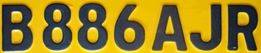
#> input picture 1.jpg, 261 x 53 px
$ python d_s.py   (older library calls are emulated)
#> lines starting #> are read from the running program, lines starting #| are printed output that depends on the picture; after the words box and inside, x2 and y2 are one past the last pixel; in counts of white or black regions, pixels touching at a corner belong together

import sys
import numpy as np
import cv2
import os

MIN_CONTOUR_AREA = 500

RESIZED_IMAGE_WIDTH = 20
RESIZED_IMAGE_HEIGHT = 30


def main():
    imgTrainingNumbers = cv2.imread("1.jpg")
#> imgTrainingNumbers is the input picture: shape (53, 261, 3); mean B, G, R 39.8, 126.2, 147.9

    if imgTrainingNumbers is None:
        print("error: image not read from file \n\n")
        os.system("pause")
        return

    imgGray = cv2.cvtColor(imgTrainingNumbers, cv2.COLOR_BGR2GRAY)
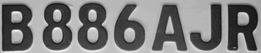
#> imgGray: shape (53, 261); min 12, max 249, mean 122.9
    imgBlurred = cv2.GaussianBlur(imgGray, (5,5), 0)
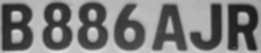
#> imgBlurred: shape (53, 261); min 25, max 225, mean 122.8
    imgThresh = cv2.adaptiveThreshold(imgBlurred,
                                      255,
                                      cv2.ADAPTIVE_THRESH_GAUSSIAN_C,
                                      cv2.THRESH_BINARY_INV,
                                      11,
                                      2)
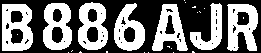
#> imgThresh: shape (53, 261); 45.7% white; 25 white regions (18 under 20 px)

    cv2.imshow("imgThresh", imgThresh)
    imgThreshCopy = imgThresh.copy()
    imgContours, npaContours, npaHierarchy = cv2.findContours(imgThreshCopy,
                                                 cv2.RETR_EXTERNAL,
                                                 cv2.CHAIN_APPROX_SIMPLE)
#> npaContours = 23 contours, 16 with area under 20; largest, box (x1, y1, x2, y2) and area: (2, 4, 33, 51) 1277, (78, 2, 108, 50) 1116, (43, 3, 72, 50) 1093, (227, 4, 258, 51) 1068, (152, 4, 188, 51) 950, (114, 3, 145, 51) 938, (190, 3, 222, 50) 635; npaHierarchy = 23 rows, first 6: [1, -1, -1, -1], [2, 0, -1, -1], [3, 1, -1, -1], [4, 2, -1, -1], [5, 3, -1, -1], [6, 4, -1, -1]


    npaFlattenedImages =  np.empty((0, RESIZED_IMAGE_WIDTH * RESIZED_IMAGE_HEIGHT))

    intClassifications = []


    intValidChars = [ord('0'), ord('1'), ord('2'), ord('3'), ord('4'), ord('5'), ord('6'), ord('7'), ord('8'), ord('9'),
                     ord('A'), ord('B'), ord('C'), ord('D'), ord('E'), ord('F'), ord('G'), ord('H'), ord('I'), ord('J'),
                     ord('K'), ord('L'), ord('M'), ord('N'), ord('O'), ord('P'), ord('Q'), ord('R'), ord('S'), ord('T'),
                     ord('U'), ord('V'), ord('W'), ord('X'), ord('Y'), ord('Z')]

    for npaContour in npaContours:
        if cv2.contourArea(npaContour) > MIN_CONTOUR_AREA:
            [intX, intY, intW, intH] = cv2.boundingRect(npaContour)


            cv2.rectangle(imgTrainingNumbers,
                          (intX, intY),
                          (intX+intW,intY+intH),
                          (0, 0, 255),
                          2)

            imgROI = imgThresh[intY:intY+intH, intX:intX+intW]
            imgROIResized = cv2.resize(imgROI, (RESIZED_IMAGE_WIDTH, RESIZED_IMAGE_HEIGHT))

            cv2.imshow("imgROI", imgROI)
            cv2.imshow("imgROIResized", imgROIResized)
            cv2.imshow("training_numbers.png", imgTrainingNumbers)

            intChar = cv2.waitKey(0)

            if intChar == 27:
                sys.exit()
            elif intChar in intValidChars:

                intClassifications.append(intChar)

                npaFlattenedImage = imgROIResized.reshape((1, RESIZED_IMAGE_WIDTH * RESIZED_IMAGE_HEIGHT))
                npaFlattenedImages = np.append(npaFlattenedImages, npaFlattenedImage, 0)
#> this loop made 16 passes; (key Q is pressed on pass 15)
#> (intX, intY, intW, intH) on passes 15 to 16: (227, 4, 31, 47), (152, 4, 36, 47)
#> npaContour on passes 1 to 6: [[173, 52]], [[148, 52]], [[144, 52]], [[68, 52]], [[192, 51], [192, 52], [194, 52], [193, 51]], [[106, 51], [106, 52], [107, 52], [107, 51]]
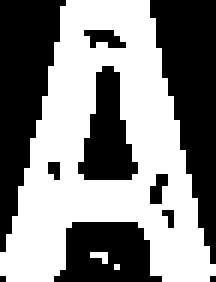
#> imgROI: shape (47, 36) (shown 6 times larger); 52.4% white; 10 black regions (6 under 20 px), largest, box (x1, y1, x2, y2) and area: (25, 0, 36, 44) 270, (0, 0, 11, 42) 254, (9, 37, 27, 47) 135, (13, 11, 23, 30) 112
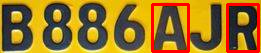
#> imgTrainingNumbers: shape (53, 261, 3); 6.93% of pixels changed, all inside (x1, y1, x2, y2) = (151, 3, 260, 53)
#> after the loop, intClassifications = [81]


    fltClassifications = np.array(intClassifications, np.float32)

    npaClassifications = fltClassifications.reshape((fltClassifications.size, 1))

    print("\n\ntraining complete !!\n")
    with open("classifications.txt","a") as file:
        np.savetxt("classifications.txt", npaClassifications)
    with open("flattened_images.txt","a") as file:
        np.savetxt("flattened_images.txt", npaFlattenedImages)


    return


if __name__ == "__main__":
    main()
#> (the program exits here)

$ run again, with 100.jpg copied over 1.jpg
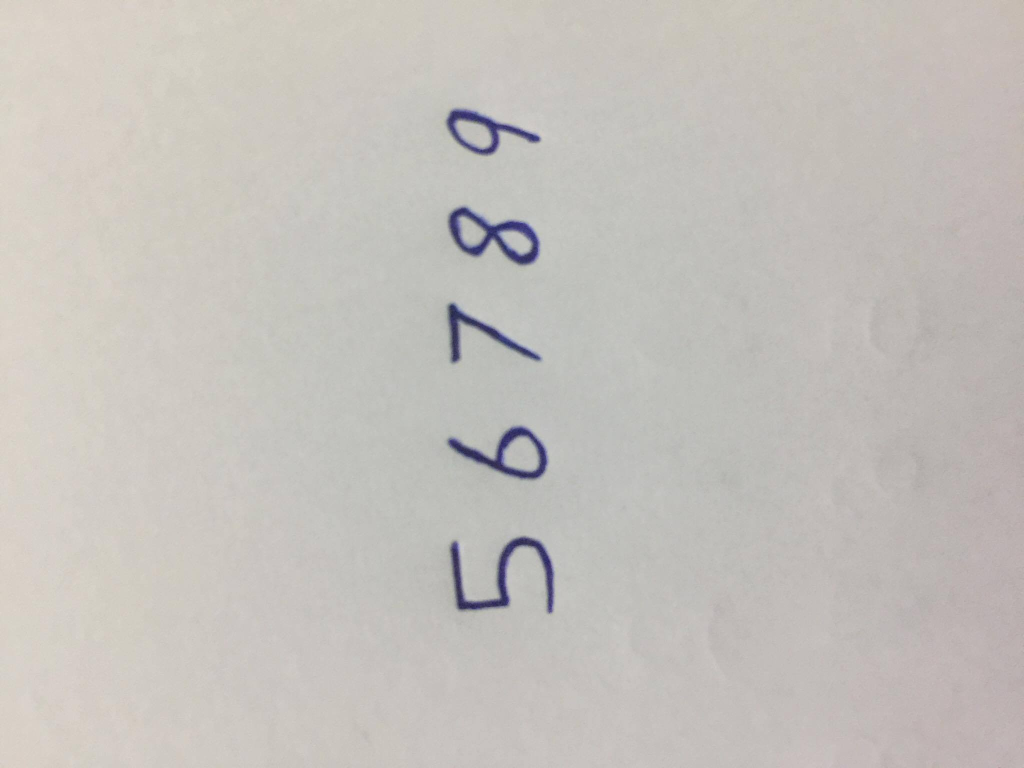
#> input picture 100.jpg, 2048 x 1536 px (shown at 1/2 size)
#> in main, imgTrainingNumbers is the input picture: shape (1536, 2048, 3); mean B, G, R 188, 192.5, 196.5
#> in main, `imgThresh = cv2.adaptiveThreshold(imgBlurred, 255, cv2.ADAPTIVE_THRESH..`:
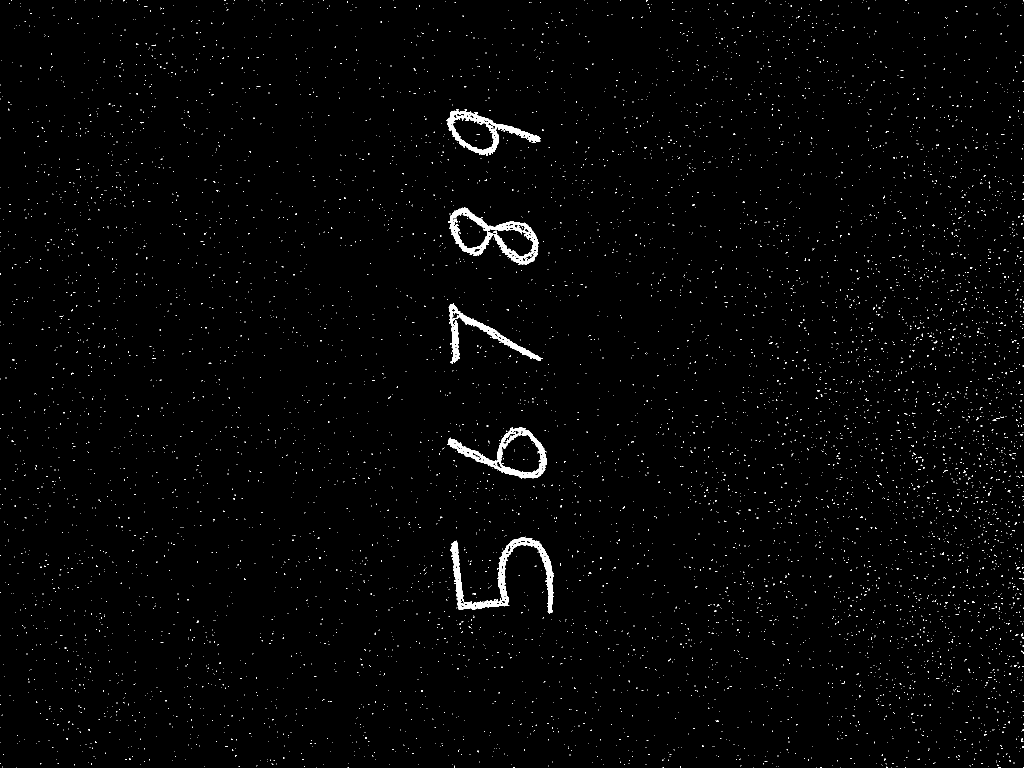
#> imgThresh: shape (1536, 2048) (shown at 1/2 size); 1.3% white; 7503 white regions (7497 under 20 px)
#> npaContours = 7477 contours, 7472 with area under 20; largest, box (x1, y1, x2, y2) and area: (896, 415, 1078, 530) 10871, (895, 854, 1094, 957) 9033, (893, 219, 1082, 312) 7086, (900, 1074, 1108, 1227) 6016, (897, 606, 1085, 727) 3312
#> the loop in main, `for npaContour in npaContours:` made 3647 passes; (key Q is pressed on pass 2403)
#> (intX, intY, intW, intH) on passes 2403, 3647: (900, 1074, 208, 153), (895, 854, 199, 103)
#> after the loop in main, `for npaContour in npaContours:`:
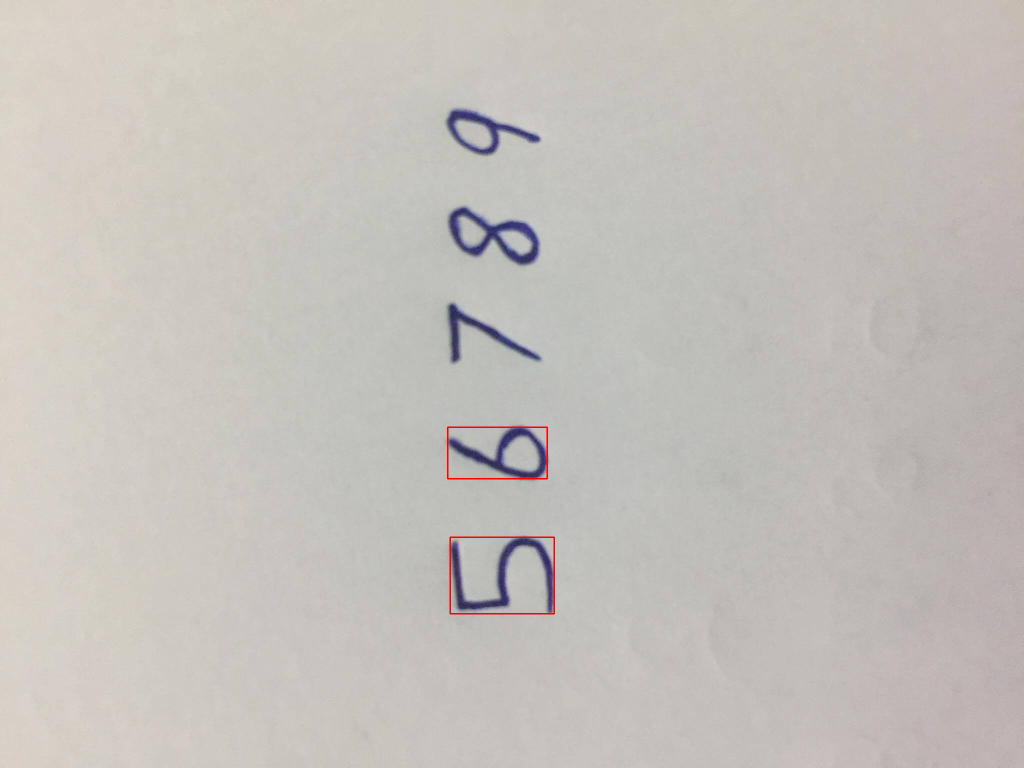
#> imgTrainingNumbers: shape (1536, 2048, 3) (shown at 1/2 size); 0.13% of pixels changed, all inside (x1, y1, x2, y2) = (894, 853, 1110, 1229)
#> after the loop in main, `for npaContour in npaContours:`: intClassifications = [81]

$ run again, with 101.jpg copied over 1.jpg
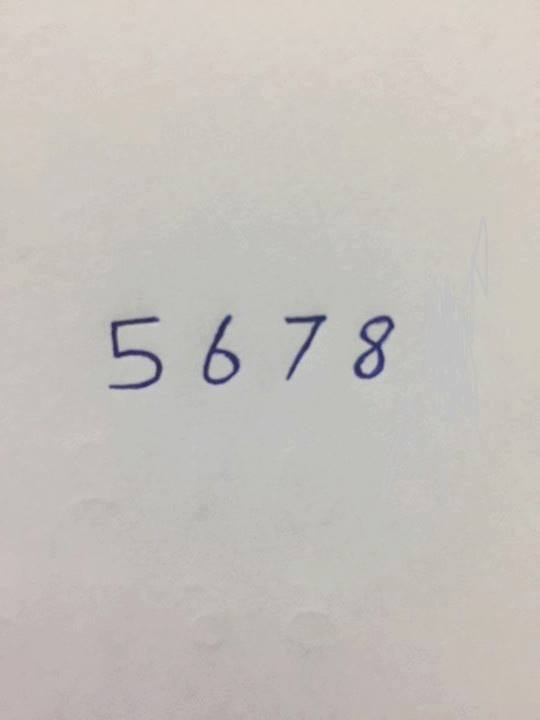
#> input picture 101.jpg, 540 x 720 px
#> in main, imgTrainingNumbers is the input picture: shape (720, 540, 3); mean B, G, R 187.6, 192.2, 196.8
#> in main, `imgThresh = cv2.adaptiveThreshold(imgBlurred, 255, cv2.ADAPTIVE_THRESH..`:
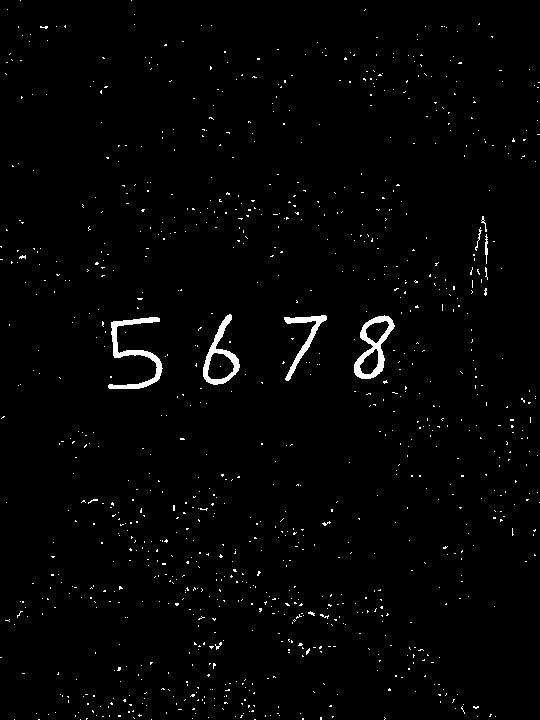
#> imgThresh: shape (720, 540); 1.6% white; 1011 white regions (1003 under 20 px)
#> npaContours = 1010 contours, 1005 with area under 20; largest, box (x1, y1, x2, y2) and area: (354, 315, 395, 379) 1396, (203, 314, 240, 385) 1172, (108, 317, 163, 389) 798, (284, 315, 327, 381) 482, (485, 234, 488, 264) 27; npaHierarchy = 1010 rows, first 6: [1, -1, -1, -1], [2, 0, -1, -1], [3, 1, -1, -1], [4, 2, -1, -1], [5, 3, -1, -1], [6, 4, -1, -1]
#> the loop in main, `for npaContour in npaContours:` made 638 passes; (key Q is pressed on pass 636)
#> (intX, intY, intW, intH) on passes 636, 638: (108, 317, 55, 72), (354, 315, 41, 64)
#> after the loop in main, `for npaContour in npaContours:`:
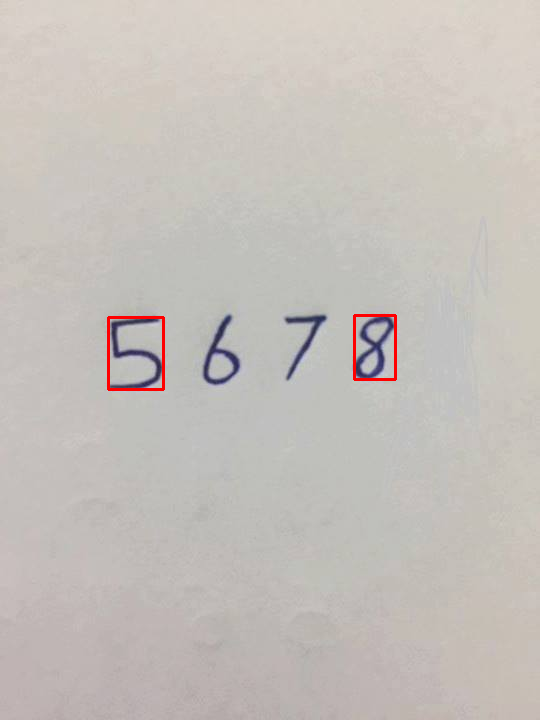
#> imgTrainingNumbers: shape (720, 540, 3); 0.36% of pixels changed, all inside (x1, y1, x2, y2) = (107, 314, 397, 391)
#> after the loop in main, `for npaContour in npaContours:`: intClassifications = [81]

$ run again, with 108.jpg copied over 1.jpg
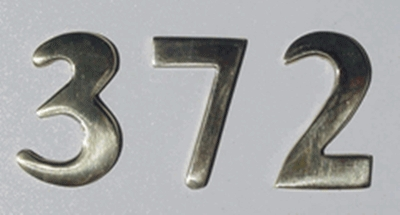
#> input picture 108.jpg, 400 x 215 px
#> in main, imgTrainingNumbers is the input picture: shape (215, 400, 3); mean B, G, R 165.9, 165.7, 164.9
#> in main, `imgThresh = cv2.adaptiveThreshold(imgBlurred, 255, cv2.ADAPTIVE_THRESH..`:
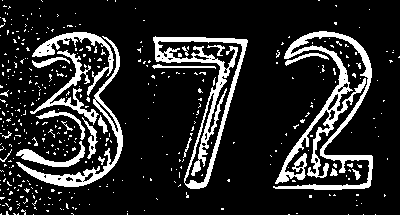
#> imgThresh: shape (215, 400); 15.7% white; 421 white regions (398 under 20 px)
#> npaContours = 415 contours, 401 with area under 20; largest, box (x1, y1, x2, y2) and area: (153, 36, 248, 189) 4930, (273, 31, 373, 190) 3270, (16, 36, 123, 187) 1436, (32, 32, 114, 96) 717, (30, 50, 99, 125) 650; npaHierarchy = 415 rows, first 6: [1, -1, -1, -1], [2, 0, -1, -1], [3, 1, -1, -1], [4, 2, -1, -1], [5, 3, -1, -1], [6, 4, -1, -1]
#> the loop in main, `for npaContour in npaContours:` made 367 passes; (key Q is pressed on pass 344)
#> (intX, intY, intW, intH) on passes 344, 367: (30, 50, 69, 75), (153, 36, 95, 153)
#> after the loop in main, `for npaContour in npaContours:`:
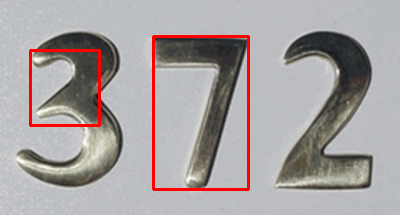
#> imgTrainingNumbers: shape (215, 400, 3); 2.73% of pixels changed, all inside (x1, y1, x2, y2) = (29, 35, 250, 191)
#> after the loop in main, `for npaContour in npaContours:`: intClassifications = [81]
